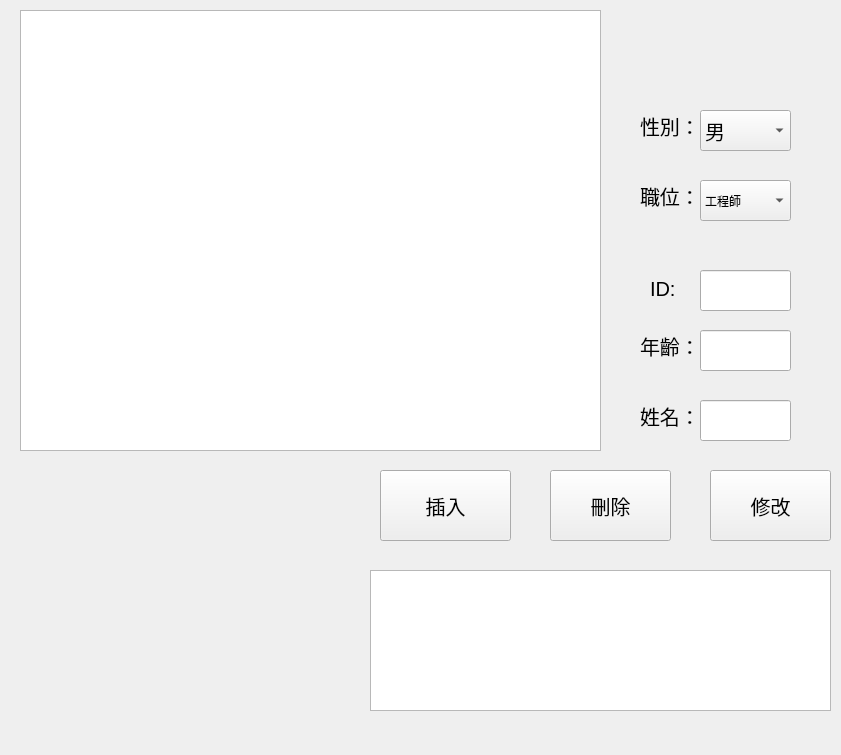
<?xml version="1.0" encoding="UTF-8"?>
<ui version="4.0">
 <class>ChildWindow</class>
 <widget class="QWidget" name="ChildWindow">
  <property name="geometry">
   <rect>
    <x>0</x>
    <y>0</y>
    <width>841</width>
    <height>755</height>
   </rect>
  </property>
  <property name="windowTitle">
   <string>Form</string>
  </property>
  <widget class="QComboBox" name="genderBox">
   <property name="geometry">
    <rect>
     <x>700</x>
     <y>110</y>
     <width>91</width>
     <height>41</height>
    </rect>
   </property>
   <property name="font">
    <font>
     <pointsize>15</pointsize>
    </font>
   </property>
   <item>
    <property name="text">
     <string>男</string>
    </property>
   </item>
   <item>
    <property name="text">
     <string>女</string>
    </property>
   </item>
  </widget>
  <widget class="QLabel" name="label">
   <property name="geometry">
    <rect>
     <x>640</x>
     <y>110</y>
     <width>81</width>
     <height>31</height>
    </rect>
   </property>
   <property name="font">
    <font>
     <pointsize>15</pointsize>
    </font>
   </property>
   <property name="text">
    <string>性別：</string>
   </property>
  </widget>
  <widget class="QLabel" name="label_2">
   <property name="geometry">
    <rect>
     <x>640</x>
     <y>180</y>
     <width>71</width>
     <height>31</height>
    </rect>
   </property>
   <property name="font">
    <font>
     <pointsize>15</pointsize>
    </font>
   </property>
   <property name="text">
    <string>職位：</string>
   </property>
  </widget>
  <widget class="QComboBox" name="positionBox">
   <property name="geometry">
    <rect>
     <x>700</x>
     <y>180</y>
     <width>91</width>
     <height>41</height>
    </rect>
   </property>
   <item>
    <property name="text">
     <string>工程師</string>
    </property>
   </item>
   <item>
    <property name="text">
     <string>藝人</string>
    </property>
   </item>
   <item>
    <property name="text">
     <string>HR</string>
    </property>
   </item>
   <item>
    <property name="text">
     <string>財務</string>
    </property>
   </item>
   <item>
    <property name="text">
     <string>法務</string>
    </property>
   </item>
  </widget>
  <widget class="QLabel" name="label_3">
   <property name="geometry">
    <rect>
     <x>640</x>
     <y>330</y>
     <width>71</width>
     <height>31</height>
    </rect>
   </property>
   <property name="font">
    <font>
     <pointsize>15</pointsize>
    </font>
   </property>
   <property name="text">
    <string>年齡：</string>
   </property>
  </widget>
  <widget class="QLabel" name="label_4">
   <property name="geometry">
    <rect>
     <x>640</x>
     <y>400</y>
     <width>61</width>
     <height>31</height>
    </rect>
   </property>
   <property name="font">
    <font>
     <pointsize>15</pointsize>
    </font>
   </property>
   <property name="text">
    <string>姓名：</string>
   </property>
  </widget>
  <widget class="QLineEdit" name="ageEdit">
   <property name="geometry">
    <rect>
     <x>700</x>
     <y>330</y>
     <width>91</width>
     <height>41</height>
    </rect>
   </property>
  </widget>
  <widget class="QLineEdit" name="nameEdit">
   <property name="geometry">
    <rect>
     <x>700</x>
     <y>400</y>
     <width>91</width>
     <height>41</height>
    </rect>
   </property>
  </widget>
  <widget class="QPushButton" name="insertBtn">
   <property name="geometry">
    <rect>
     <x>380</x>
     <y>470</y>
     <width>131</width>
     <height>71</height>
    </rect>
   </property>
   <property name="font">
    <font>
     <pointsize>15</pointsize>
    </font>
   </property>
   <property name="text">
    <string>插入</string>
   </property>
  </widget>
  <widget class="QPushButton" name="deleteBtn">
   <property name="geometry">
    <rect>
     <x>550</x>
     <y>470</y>
     <width>121</width>
     <height>71</height>
    </rect>
   </property>
   <property name="font">
    <font>
     <pointsize>15</pointsize>
    </font>
   </property>
   <property name="text">
    <string>刪除</string>
   </property>
  </widget>
  <widget class="QPushButton" name="modifyBtn">
   <property name="geometry">
    <rect>
     <x>710</x>
     <y>470</y>
     <width>121</width>
     <height>71</height>
    </rect>
   </property>
   <property name="font">
    <font>
     <pointsize>15</pointsize>
    </font>
   </property>
   <property name="text">
    <string>修改</string>
   </property>
  </widget>
  <widget class="QTableView" name="tableWindow">
   <property name="geometry">
    <rect>
     <x>20</x>
     <y>10</y>
     <width>581</width>
     <height>441</height>
    </rect>
   </property>
  </widget>
  <widget class="QLabel" name="portraitWindow">
   <property name="geometry">
    <rect>
     <x>60</x>
     <y>480</y>
     <width>231</width>
     <height>201</height>
    </rect>
   </property>
   <property name="text">
    <string/>
   </property>
  </widget>
  <widget class="QLabel" name="label_5">
   <property name="geometry">
    <rect>
     <x>650</x>
     <y>280</y>
     <width>67</width>
     <height>17</height>
    </rect>
   </property>
   <property name="font">
    <font>
     <pointsize>15</pointsize>
    </font>
   </property>
   <property name="text">
    <string>ID:</string>
   </property>
  </widget>
  <widget class="QLineEdit" name="IDEdit">
   <property name="geometry">
    <rect>
     <x>700</x>
     <y>270</y>
     <width>91</width>
     <height>41</height>
    </rect>
   </property>
  </widget>
  <widget class="QTextEdit" name="LoggingWindow">
   <property name="geometry">
    <rect>
     <x>370</x>
     <y>570</y>
     <width>461</width>
     <height>141</height>
    </rect>
   </property>
  </widget>
 </widget>
 <resources/>
 <connections/>
</ui>
